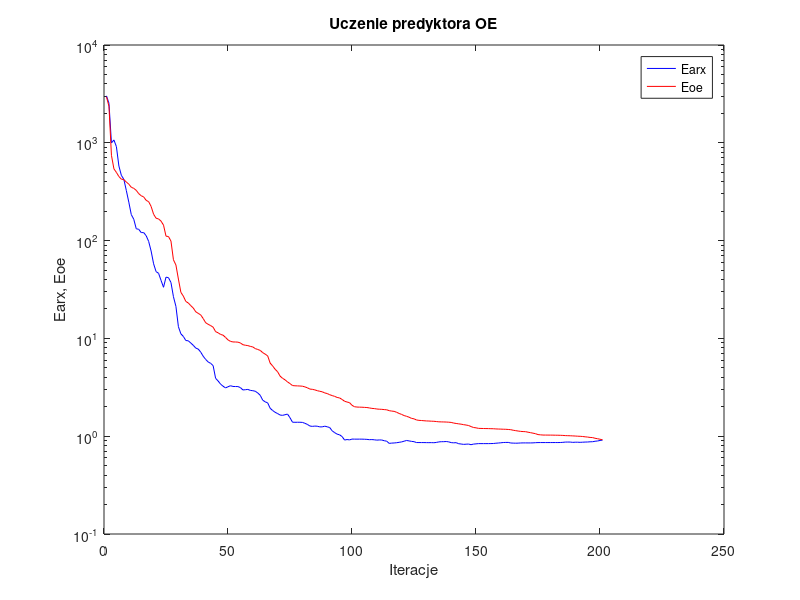
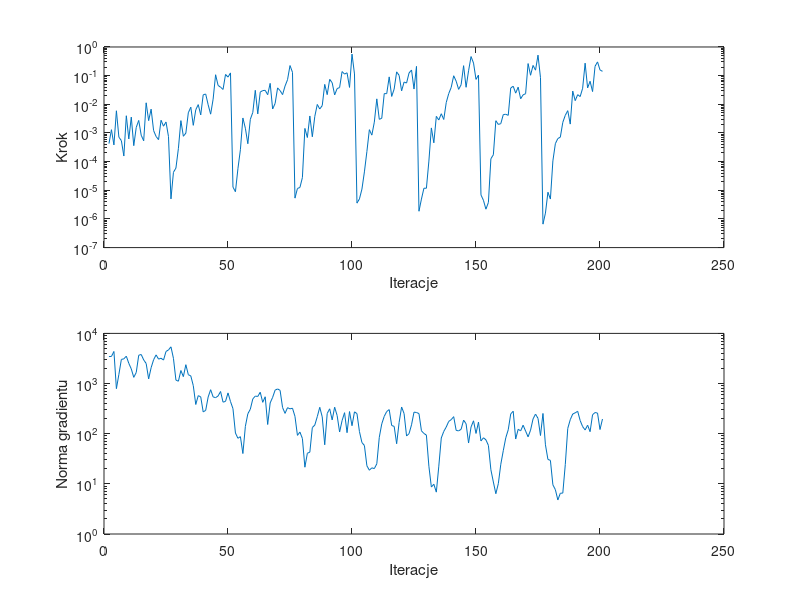

MATLAB code to generate these figures, in order:
%uczenie predyktora oe
clear all;
n=0; farx(n+1)=3.021324e+003; foe(n+1)=2.952611e+003; wspucz(n+1)=0.000000e+000; ng(n+1)=0.000000e+000;
%odnowa zmiennej metryki
n=1; farx(n+1)=2.535201e+003; foe(n+1)=2.358629e+003; krok(n+1)=4.251583e-004; ng(n+1)=3.452924e+003;
n=2; farx(n+1)=9.963100e+002; foe(n+1)=7.450516e+002; krok(n+1)=1.300439e-003; ng(n+1)=3.469994e+003;
n=3; farx(n+1)=1.069130e+003; foe(n+1)=5.412959e+002; krok(n+1)=3.824295e-004; ng(n+1)=4.361531e+003;
n=4; farx(n+1)=9.138261e+002; foe(n+1)=4.980708e+002; krok(n+1)=5.945944e-003; ng(n+1)=7.905291e+002;
n=5; farx(n+1)=5.793902e+002; foe(n+1)=4.520589e+002; krok(n+1)=7.138862e-004; ng(n+1)=1.523512e+003;
n=6; farx(n+1)=4.648405e+002; foe(n+1)=4.247069e+002; krok(n+1)=5.405945e-004; ng(n+1)=3.026791e+003;
n=7; farx(n+1)=4.229005e+002; foe(n+1)=4.198764e+002; krok(n+1)=1.569452e-004; ng(n+1)=3.109381e+003;
n=8; farx(n+1)=3.254658e+002; foe(n+1)=3.973215e+002; krok(n+1)=3.985480e-003; ng(n+1)=3.510502e+003;
n=9; farx(n+1)=2.474170e+002; foe(n+1)=3.776979e+002; krok(n+1)=6.169914e-004; ng(n+1)=2.527754e+003;
n=10; farx(n+1)=1.844501e+002; foe(n+1)=3.510368e+002; krok(n+1)=3.572501e-003; ng(n+1)=1.956508e+003;
n=11; farx(n+1)=1.653618e+002; foe(n+1)=3.421461e+002; krok(n+1)=3.604935e-004; ng(n+1)=1.329104e+003;
n=12; farx(n+1)=1.322281e+002; foe(n+1)=3.266900e+002; krok(n+1)=1.563831e-003; ng(n+1)=1.662946e+003;
n=13; farx(n+1)=1.304366e+002; foe(n+1)=3.020341e+002; krok(n+1)=2.739044e-003; ng(n+1)=3.666814e+003;
n=14; farx(n+1)=1.208365e+002; foe(n+1)=2.875732e+002; krok(n+1)=8.351411e-004; ng(n+1)=3.796083e+003;
n=15; farx(n+1)=1.207270e+002; foe(n+1)=2.796316e+002; krok(n+1)=5.327296e-004; ng(n+1)=2.962117e+003;
n=16; farx(n+1)=1.122342e+002; foe(n+1)=2.579477e+002; krok(n+1)=1.127471e-002; ng(n+1)=2.510118e+003;
n=17; farx(n+1)=9.821214e+001; foe(n+1)=2.502280e+002; krok(n+1)=2.690870e-003; ng(n+1)=1.237310e+003;
n=18; farx(n+1)=7.816340e+001; foe(n+1)=2.234815e+002; krok(n+1)=6.773640e-003; ng(n+1)=2.070293e+003;
n=19; farx(n+1)=5.792315e+001; foe(n+1)=1.859453e+002; krok(n+1)=1.211464e-003; ng(n+1)=2.983128e+003;
n=20; farx(n+1)=4.815668e+001; foe(n+1)=1.693433e+002; krok(n+1)=7.543972e-004; ng(n+1)=3.725185e+003;
n=21; farx(n+1)=4.631664e+001; foe(n+1)=1.665916e+002; krok(n+1)=5.847957e-004; ng(n+1)=3.070408e+003;
n=22; farx(n+1)=3.920107e+001; foe(n+1)=1.581642e+002; krok(n+1)=2.774090e-003; ng(n+1)=3.198368e+003;
n=23; farx(n+1)=3.332979e+001; foe(n+1)=1.439434e+002; krok(n+1)=1.721118e-003; ng(n+1)=2.938002e+003;
n=24; farx(n+1)=4.229030e+001; foe(n+1)=1.110127e+002; krok(n+1)=2.415320e-003; ng(n+1)=4.362205e+003;
n=25; farx(n+1)=4.180514e+001; foe(n+1)=1.100268e+002; krok(n+1)=7.496833e-004; ng(n+1)=4.674768e+003;
%odnowa zmiennej metryki
n=26; farx(n+1)=3.725872e+001; foe(n+1)=9.887283e+001; krok(n+1)=5.005977e-006; ng(n+1)=5.394688e+003;
n=27; farx(n+1)=2.668187e+001; foe(n+1)=6.364839e+001; krok(n+1)=4.244958e-005; ng(n+1)=3.180555e+003;
n=28; farx(n+1)=2.124716e+001; foe(n+1)=5.627614e+001; krok(n+1)=5.958978e-005; ng(n+1)=1.171992e+003;
n=29; farx(n+1)=1.317687e+001; foe(n+1)=4.043691e+001; krok(n+1)=2.887783e-004; ng(n+1)=1.113070e+003;
n=30; farx(n+1)=1.113090e+001; foe(n+1)=2.956864e+001; krok(n+1)=2.695374e-003; ng(n+1)=1.819289e+003;
n=31; farx(n+1)=1.047211e+001; foe(n+1)=2.702548e+001; krok(n+1)=7.663457e-004; ng(n+1)=1.373897e+003;
n=32; farx(n+1)=9.512859e+000; foe(n+1)=2.385939e+001; krok(n+1)=9.854180e-004; ng(n+1)=2.375874e+003;
n=33; farx(n+1)=9.451993e+000; foe(n+1)=2.301466e+001; krok(n+1)=5.062842e-003; ng(n+1)=1.502046e+003;
n=34; farx(n+1)=8.964130e+000; foe(n+1)=2.161770e+001; krok(n+1)=7.932207e-003; ng(n+1)=1.418172e+003;
n=35; farx(n+1)=8.499578e+000; foe(n+1)=2.044503e+001; krok(n+1)=1.846469e-003; ng(n+1)=9.083967e+002;
n=36; farx(n+1)=7.963310e+000; foe(n+1)=1.870278e+001; krok(n+1)=6.450159e-003; ng(n+1)=3.823027e+002;
n=37; farx(n+1)=7.777572e+000; foe(n+1)=1.803447e+001; krok(n+1)=9.748751e-003; ng(n+1)=5.737993e+002;
n=38; farx(n+1)=7.238154e+000; foe(n+1)=1.737445e+001; krok(n+1)=4.267031e-003; ng(n+1)=5.426652e+002;
n=39; farx(n+1)=6.571520e+000; foe(n+1)=1.595017e+001; krok(n+1)=2.142882e-002; ng(n+1)=2.719079e+002;
n=40; farx(n+1)=6.095341e+000; foe(n+1)=1.445461e+001; krok(n+1)=2.284436e-002; ng(n+1)=2.918987e+002;
n=41; farx(n+1)=5.744950e+000; foe(n+1)=1.393434e+001; krok(n+1)=9.618292e-003; ng(n+1)=5.395218e+002;
n=42; farx(n+1)=5.559048e+000; foe(n+1)=1.352110e+001; krok(n+1)=4.525276e-003; ng(n+1)=7.538201e+002;
n=43; farx(n+1)=5.270684e+000; foe(n+1)=1.302815e+001; krok(n+1)=1.514225e-002; ng(n+1)=5.420306e+002;
n=44; farx(n+1)=3.907190e+000; foe(n+1)=1.172261e+001; krok(n+1)=1.075010e-001; ng(n+1)=5.230326e+002;
n=45; farx(n+1)=3.673572e+000; foe(n+1)=1.141435e+001; krok(n+1)=4.568872e-002; ng(n+1)=5.650506e+002;
n=46; farx(n+1)=3.408148e+000; foe(n+1)=1.098131e+001; krok(n+1)=3.948745e-002; ng(n+1)=6.941819e+002;
n=47; farx(n+1)=3.245944e+000; foe(n+1)=1.079230e+001; krok(n+1)=3.301014e-002; ng(n+1)=4.255635e+002;
n=48; farx(n+1)=3.117897e+000; foe(n+1)=1.024004e+001; krok(n+1)=1.101515e-001; ng(n+1)=4.408190e+002;
n=49; farx(n+1)=3.203318e+000; foe(n+1)=9.657108e+000; krok(n+1)=8.892157e-002; ng(n+1)=6.505266e+002;
n=50; farx(n+1)=3.282053e+000; foe(n+1)=9.326329e+000; krok(n+1)=1.244935e-001; ng(n+1)=4.386926e+002;
%odnowa zmiennej metryki
n=51; farx(n+1)=3.225877e+000; foe(n+1)=9.198725e+000; krok(n+1)=1.290553e-005; ng(n+1)=3.157855e+002;
n=52; farx(n+1)=3.220740e+000; foe(n+1)=9.190038e+000; krok(n+1)=8.913402e-006; ng(n+1)=1.031928e+002;
n=53; farx(n+1)=3.217033e+000; foe(n+1)=9.153970e+000; krok(n+1)=5.665485e-005; ng(n+1)=8.097368e+001;
n=54; farx(n+1)=3.141445e+000; foe(n+1)=8.985786e+000; krok(n+1)=2.612599e-004; ng(n+1)=8.725587e+001;
n=55; farx(n+1)=2.971684e+000; foe(n+1)=8.621778e+000; krok(n+1)=3.334617e-003; ng(n+1)=4.021232e+001;
n=56; farx(n+1)=2.987892e+000; foe(n+1)=8.512032e+000; krok(n+1)=1.462193e-003; ng(n+1)=1.399412e+002;
n=57; farx(n+1)=3.009884e+000; foe(n+1)=8.440472e+000; krok(n+1)=4.205124e-004; ng(n+1)=2.496720e+002;
n=58; farx(n+1)=2.941620e+000; foe(n+1)=8.286809e+000; krok(n+1)=2.990450e-003; ng(n+1)=3.082439e+002;
n=59; farx(n+1)=2.919496e+000; foe(n+1)=8.181413e+000; krok(n+1)=5.214412e-003; ng(n+1)=4.928643e+002;
n=60; farx(n+1)=2.881470e+000; foe(n+1)=7.867782e+000; krok(n+1)=3.081734e-002; ng(n+1)=5.622011e+002;
n=61; farx(n+1)=2.765857e+000; foe(n+1)=7.704509e+000; krok(n+1)=4.625835e-003; ng(n+1)=5.523849e+002;
n=62; farx(n+1)=2.619620e+000; foe(n+1)=7.535965e+000; krok(n+1)=2.667694e-002; ng(n+1)=6.710928e+002;
n=63; farx(n+1)=2.335660e+000; foe(n+1)=7.150828e+000; krok(n+1)=3.012318e-002; ng(n+1)=4.222098e+002;
n=64; farx(n+1)=2.245876e+000; foe(n+1)=6.903921e+000; krok(n+1)=3.072094e-002; ng(n+1)=5.449787e+002;
n=65; farx(n+1)=2.191733e+000; foe(n+1)=6.624293e+000; krok(n+1)=2.160874e-002; ng(n+1)=1.525645e+002;
n=66; farx(n+1)=1.930029e+000; foe(n+1)=5.588066e+000; krok(n+1)=5.381807e-002; ng(n+1)=4.106924e+002;
n=67; farx(n+1)=1.831624e+000; foe(n+1)=5.229645e+000; krok(n+1)=6.853004e-003; ng(n+1)=5.312709e+002;
n=68; farx(n+1)=1.755272e+000; foe(n+1)=4.835330e+000; krok(n+1)=1.073668e-002; ng(n+1)=7.398009e+002;
n=69; farx(n+1)=1.704216e+000; foe(n+1)=4.560460e+000; krok(n+1)=3.737824e-002; ng(n+1)=7.797645e+002;
n=70; farx(n+1)=1.646327e+000; foe(n+1)=4.116470e+000; krok(n+1)=3.006802e-002; ng(n+1)=7.328278e+002;
n=71; farx(n+1)=1.633956e+000; foe(n+1)=3.908427e+000; krok(n+1)=2.178313e-002; ng(n+1)=3.327958e+002;
n=72; farx(n+1)=1.658369e+000; foe(n+1)=3.771546e+000; krok(n+1)=4.331299e-002; ng(n+1)=2.541935e+002;
n=73; farx(n+1)=1.682981e+000; foe(n+1)=3.587400e+000; krok(n+1)=7.197563e-002; ng(n+1)=3.303641e+002;
n=74; farx(n+1)=1.545085e+000; foe(n+1)=3.452555e+000; krok(n+1)=2.250273e-001; ng(n+1)=3.127733e+002;
n=75; farx(n+1)=1.390317e+000; foe(n+1)=3.295565e+000; krok(n+1)=1.307960e-001; ng(n+1)=3.221474e+002;
%odnowa zmiennej metryki
n=76; farx(n+1)=1.387752e+000; foe(n+1)=3.276257e+000; krok(n+1)=5.320105e-006; ng(n+1)=2.216723e+002;
n=77; farx(n+1)=1.388830e+000; foe(n+1)=3.269674e+000; krok(n+1)=1.155324e-005; ng(n+1)=9.261682e+001;
n=78; farx(n+1)=1.388630e+000; foe(n+1)=3.259567e+000; krok(n+1)=1.253880e-005; ng(n+1)=1.076339e+002;
n=79; farx(n+1)=1.384194e+000; foe(n+1)=3.246171e+000; krok(n+1)=2.780862e-005; ng(n+1)=8.021484e+001;
n=80; farx(n+1)=1.354829e+000; foe(n+1)=3.193324e+000; krok(n+1)=1.442683e-003; ng(n+1)=2.147075e+001;
n=81; farx(n+1)=1.320686e+000; foe(n+1)=3.127683e+000; krok(n+1)=6.935224e-004; ng(n+1)=4.079035e+001;
n=82; farx(n+1)=1.271286e+000; foe(n+1)=3.032974e+000; krok(n+1)=3.917519e-003; ng(n+1)=4.286452e+001;
n=83; farx(n+1)=1.260489e+000; foe(n+1)=3.015857e+000; krok(n+1)=7.368272e-004; ng(n+1)=1.326062e+002;
n=84; farx(n+1)=1.269031e+000; foe(n+1)=2.976120e+000; krok(n+1)=3.792794e-003; ng(n+1)=1.489139e+002;
n=85; farx(n+1)=1.265019e+000; foe(n+1)=2.920744e+000; krok(n+1)=9.879138e-003; ng(n+1)=2.188004e+002;
n=86; farx(n+1)=1.245336e+000; foe(n+1)=2.879798e+000; krok(n+1)=6.854056e-003; ng(n+1)=3.360272e+002;
n=87; farx(n+1)=1.246277e+000; foe(n+1)=2.845227e+000; krok(n+1)=9.030079e-003; ng(n+1)=2.158536e+002;
n=88; farx(n+1)=1.266103e+000; foe(n+1)=2.770848e+000; krok(n+1)=4.953895e-002; ng(n+1)=6.013805e+001;
n=89; farx(n+1)=1.248647e+000; foe(n+1)=2.730181e+000; krok(n+1)=2.173419e-002; ng(n+1)=2.531401e+002;
n=90; farx(n+1)=1.226198e+000; foe(n+1)=2.656765e+000; krok(n+1)=7.414397e-002; ng(n+1)=3.133524e+002;
n=91; farx(n+1)=1.135762e+000; foe(n+1)=2.601982e+000; krok(n+1)=5.671128e-002; ng(n+1)=1.881415e+002;
n=92; farx(n+1)=1.087531e+000; foe(n+1)=2.555305e+000; krok(n+1)=2.128042e-002; ng(n+1)=3.373113e+002;
n=93; farx(n+1)=1.049953e+000; foe(n+1)=2.491200e+000; krok(n+1)=3.535818e-002; ng(n+1)=2.309177e+002;
n=94; farx(n+1)=1.032897e+000; foe(n+1)=2.461001e+000; krok(n+1)=3.840290e-002; ng(n+1)=1.080948e+002;
n=95; farx(n+1)=9.919194e-001; foe(n+1)=2.376283e+000; krok(n+1)=1.387540e-001; ng(n+1)=1.825892e+002;
n=96; farx(n+1)=9.136445e-001; foe(n+1)=2.276498e+000; krok(n+1)=1.134226e-001; ng(n+1)=2.625017e+002;
n=97; farx(n+1)=9.245760e-001; foe(n+1)=2.236329e+000; krok(n+1)=1.257595e-001; ng(n+1)=1.047427e+002;
n=98; farx(n+1)=9.171318e-001; foe(n+1)=2.203100e+000; krok(n+1)=3.881594e-002; ng(n+1)=2.763605e+002;
n=99; farx(n+1)=9.348175e-001; foe(n+1)=2.070974e+000; krok(n+1)=5.642809e-001; ng(n+1)=1.442460e+002;
n=100; farx(n+1)=9.332274e-001; foe(n+1)=2.001869e+000; krok(n+1)=1.146023e-001; ng(n+1)=2.726560e+002;
%odnowa zmiennej metryki
n=101; farx(n+1)=9.329471e-001; foe(n+1)=1.986107e+000; krok(n+1)=3.561028e-006; ng(n+1)=2.514210e+002;
n=102; farx(n+1)=9.333354e-001; foe(n+1)=1.981942e+000; krok(n+1)=5.005977e-006; ng(n+1)=1.102796e+002;
n=103; farx(n+1)=9.332627e-001; foe(n+1)=1.978588e+000; krok(n+1)=1.095376e-005; ng(n+1)=6.665559e+001;
n=104; farx(n+1)=9.311914e-001; foe(n+1)=1.970793e+000; krok(n+1)=4.381503e-005; ng(n+1)=5.825265e+001;
n=105; farx(n+1)=9.283298e-001; foe(n+1)=1.964374e+000; krok(n+1)=2.239059e-004; ng(n+1)=2.294739e+001;
n=106; farx(n+1)=9.215474e-001; foe(n+1)=1.946013e+000; krok(n+1)=1.303603e-003; ng(n+1)=1.869077e+001;
n=107; farx(n+1)=9.236525e-001; foe(n+1)=1.924698e+000; krok(n+1)=8.410247e-004; ng(n+1)=2.086763e+001;
n=108; farx(n+1)=9.190322e-001; foe(n+1)=1.916057e+000; krok(n+1)=2.383756e-003; ng(n+1)=2.013051e+001;
n=109; farx(n+1)=9.116419e-001; foe(n+1)=1.897173e+000; krok(n+1)=1.547432e-002; ng(n+1)=2.511500e+001;
n=110; farx(n+1)=9.158362e-001; foe(n+1)=1.887862e+000; krok(n+1)=2.990450e-003; ng(n+1)=8.465522e+001;
n=111; farx(n+1)=9.143973e-001; foe(n+1)=1.882642e+000; krok(n+1)=3.255599e-003; ng(n+1)=1.572536e+002;
n=112; farx(n+1)=8.988395e-001; foe(n+1)=1.870840e+000; krok(n+1)=2.366211e-002; ng(n+1)=2.218795e+002;
n=113; farx(n+1)=8.891699e-001; foe(n+1)=1.862173e+000; krok(n+1)=2.351648e-002; ng(n+1)=2.772170e+002;
n=114; farx(n+1)=8.442321e-001; foe(n+1)=1.824383e+000; krok(n+1)=9.047997e-002; ng(n+1)=3.019245e+002;
n=115; farx(n+1)=8.503381e-001; foe(n+1)=1.806968e+000; krok(n+1)=1.881905e-002; ng(n+1)=1.456435e+002;
n=116; farx(n+1)=8.526317e-001; foe(n+1)=1.794831e+000; krok(n+1)=3.406610e-002; ng(n+1)=1.399912e+002;
n=117; farx(n+1)=8.580762e-001; foe(n+1)=1.755423e+000; krok(n+1)=1.355729e-001; ng(n+1)=6.307238e+001;
n=118; farx(n+1)=8.657368e-001; foe(n+1)=1.708818e+000; krok(n+1)=1.019433e-001; ng(n+1)=1.676184e+002;
n=119; farx(n+1)=8.743992e-001; foe(n+1)=1.670299e+000; krok(n+1)=2.946581e-002; ng(n+1)=3.407763e+002;
n=120; farx(n+1)=8.889584e-001; foe(n+1)=1.625847e+000; krok(n+1)=5.985461e-002; ng(n+1)=2.517425e+002;
n=121; farx(n+1)=9.041106e-001; foe(n+1)=1.598016e+000; krok(n+1)=5.514490e-002; ng(n+1)=8.994086e+001;
n=122; farx(n+1)=8.953409e-001; foe(n+1)=1.564769e+000; krok(n+1)=1.237945e-001; ng(n+1)=1.002093e+002;
n=123; farx(n+1)=8.854441e-001; foe(n+1)=1.521355e+000; krok(n+1)=1.573255e-001; ng(n+1)=1.503452e+002;
n=124; farx(n+1)=8.792411e-001; foe(n+1)=1.505331e+000; krok(n+1)=3.413297e-002; ng(n+1)=2.689273e+002;
n=125; farx(n+1)=8.613725e-001; foe(n+1)=1.465802e+000; krok(n+1)=2.106628e-001; ng(n+1)=2.648157e+002;
%odnowa zmiennej metryki
n=126; farx(n+1)=8.609876e-001; foe(n+1)=1.451940e+000; krok(n+1)=1.856604e-006; ng(n+1)=2.517979e+002;
n=127; farx(n+1)=8.608096e-001; foe(n+1)=1.447177e+000; krok(n+1)=4.942298e-006; ng(n+1)=1.143492e+002;
n=128; farx(n+1)=8.606476e-001; foe(n+1)=1.439467e+000; krok(n+1)=1.180191e-005; ng(n+1)=1.010171e+002;
n=129; farx(n+1)=8.596971e-001; foe(n+1)=1.432508e+000; krok(n+1)=1.177023e-005; ng(n+1)=9.381261e+001;
n=130; farx(n+1)=8.589842e-001; foe(n+1)=1.429637e+000; krok(n+1)=1.043938e-004; ng(n+1)=2.247686e+001;
n=131; farx(n+1)=8.597368e-001; foe(n+1)=1.423919e+000; krok(n+1)=1.499941e-003; ng(n+1)=8.640641e+000;
n=132; farx(n+1)=8.575880e-001; foe(n+1)=1.421190e+000; krok(n+1)=4.532388e-004; ng(n+1)=9.823289e+000;
n=133; farx(n+1)=8.635896e-001; foe(n+1)=1.412326e+000; krok(n+1)=3.795826e-003; ng(n+1)=6.835307e+000;
n=134; farx(n+1)=8.743659e-001; foe(n+1)=1.403443e+000; krok(n+1)=2.841023e-003; ng(n+1)=2.252865e+001;
n=135; farx(n+1)=8.784715e-001; foe(n+1)=1.400647e+000; krok(n+1)=4.683883e-003; ng(n+1)=8.210587e+001;
n=136; farx(n+1)=8.792120e-001; foe(n+1)=1.398689e+000; krok(n+1)=2.953444e-003; ng(n+1)=1.109698e+002;
n=137; farx(n+1)=8.824702e-001; foe(n+1)=1.395772e+000; krok(n+1)=1.153579e-002; ng(n+1)=1.359912e+002;
n=138; farx(n+1)=8.749938e-001; foe(n+1)=1.390611e+000; krok(n+1)=2.366211e-002; ng(n+1)=1.758698e+002;
n=139; farx(n+1)=8.598043e-001; foe(n+1)=1.383087e+000; krok(n+1)=3.879553e-002; ng(n+1)=1.904737e+002;
n=140; farx(n+1)=8.556446e-001; foe(n+1)=1.362556e+000; krok(n+1)=9.907791e-002; ng(n+1)=2.187671e+002;
n=141; farx(n+1)=8.589409e-001; foe(n+1)=1.349888e+000; krok(n+1)=6.407656e-002; ng(n+1)=1.164190e+002;
n=142; farx(n+1)=8.380634e-001; foe(n+1)=1.337779e+000; krok(n+1)=3.320390e-002; ng(n+1)=1.137727e+002;
n=143; farx(n+1)=8.320701e-001; foe(n+1)=1.327640e+000; krok(n+1)=4.818488e-002; ng(n+1)=1.225396e+002;
n=144; farx(n+1)=8.251343e-001; foe(n+1)=1.312054e+000; krok(n+1)=2.228338e-001; ng(n+1)=1.864282e+002;
n=145; farx(n+1)=8.286167e-001; foe(n+1)=1.301154e+000; krok(n+1)=3.925954e-002; ng(n+1)=1.579157e+002;
n=146; farx(n+1)=8.314196e-001; foe(n+1)=1.286209e+000; krok(n+1)=1.476964e-001; ng(n+1)=6.518572e+001;
n=147; farx(n+1)=8.187030e-001; foe(n+1)=1.254913e+000; krok(n+1)=4.635137e-001; ng(n+1)=1.361333e+002;
n=148; farx(n+1)=8.305900e-001; foe(n+1)=1.227466e+000; krok(n+1)=2.745822e-001; ng(n+1)=1.808021e+002;
n=149; farx(n+1)=8.349273e-001; foe(n+1)=1.218354e+000; krok(n+1)=7.398460e-002; ng(n+1)=1.011628e+002;
n=150; farx(n+1)=8.400858e-001; foe(n+1)=1.202672e+000; krok(n+1)=1.046893e-001; ng(n+1)=1.702516e+002;
%odnowa zmiennej metryki
n=151; farx(n+1)=8.399138e-001; foe(n+1)=1.200636e+000; krok(n+1)=6.891598e-006; ng(n+1)=7.166264e+001;
n=152; farx(n+1)=8.398693e-001; foe(n+1)=1.198469e+000; krok(n+1)=4.467884e-006; ng(n+1)=8.291789e+001;
n=153; farx(n+1)=8.398904e-001; foe(n+1)=1.197248e+000; krok(n+1)=2.189173e-006; ng(n+1)=7.545428e+001;
n=154; farx(n+1)=8.399478e-001; foe(n+1)=1.196146e+000; krok(n+1)=3.766182e-006; ng(n+1)=5.846197e+001;
n=155; farx(n+1)=8.407952e-001; foe(n+1)=1.193380e+000; krok(n+1)=1.261442e-004; ng(n+1)=1.912043e+001;
n=156; farx(n+1)=8.422008e-001; foe(n+1)=1.192152e+000; krok(n+1)=1.733806e-004; ng(n+1)=1.087434e+001;
n=157; farx(n+1)=8.475576e-001; foe(n+1)=1.186842e+000; krok(n+1)=2.677949e-003; ng(n+1)=6.360453e+000;
n=158; farx(n+1)=8.516393e-001; foe(n+1)=1.183906e+000; krok(n+1)=1.983052e-003; ng(n+1)=1.010339e+001;
n=159; farx(n+1)=8.564286e-001; foe(n+1)=1.181765e+000; krok(n+1)=2.118327e-003; ng(n+1)=2.459633e+001;
n=160; farx(n+1)=8.617925e-001; foe(n+1)=1.178522e+000; krok(n+1)=4.372259e-003; ng(n+1)=4.591564e+001;
n=161; farx(n+1)=8.636070e-001; foe(n+1)=1.176851e+000; krok(n+1)=4.494346e-003; ng(n+1)=8.270676e+001;
n=162; farx(n+1)=8.639178e-001; foe(n+1)=1.171811e+000; krok(n+1)=4.118564e-003; ng(n+1)=1.199394e+002;
n=163; farx(n+1)=8.522943e-001; foe(n+1)=1.166085e+000; krok(n+1)=3.706539e-002; ng(n+1)=2.477560e+002;
n=164; farx(n+1)=8.499696e-001; foe(n+1)=1.150515e+000; krok(n+1)=4.277073e-002; ng(n+1)=2.807107e+002;
n=165; farx(n+1)=8.482197e-001; foe(n+1)=1.139842e+000; krok(n+1)=2.452306e-002; ng(n+1)=7.830324e+001;
n=166; farx(n+1)=8.495220e-001; foe(n+1)=1.129383e+000; krok(n+1)=3.968448e-002; ng(n+1)=1.223453e+002;
n=167; farx(n+1)=8.527315e-001; foe(n+1)=1.120065e+000; krok(n+1)=1.563153e-002; ng(n+1)=1.139505e+002;
n=168; farx(n+1)=8.540894e-001; foe(n+1)=1.115448e+000; krok(n+1)=2.142882e-002; ng(n+1)=1.476983e+002;
n=169; farx(n+1)=8.540800e-001; foe(n+1)=1.112412e+000; krok(n+1)=2.340953e-002; ng(n+1)=1.127928e+002;
n=170; farx(n+1)=8.537764e-001; foe(n+1)=1.098624e+000; krok(n+1)=2.640676e-001; ng(n+1)=8.655403e+001;
n=171; farx(n+1)=8.536930e-001; foe(n+1)=1.086700e+000; krok(n+1)=1.032026e-001; ng(n+1)=1.177763e+002;
n=172; farx(n+1)=8.548157e-001; foe(n+1)=1.073788e+000; krok(n+1)=2.272257e-001; ng(n+1)=1.969446e+002;
n=173; farx(n+1)=8.586850e-001; foe(n+1)=1.060970e+000; krok(n+1)=1.553141e-001; ng(n+1)=2.462583e+002;
n=174; farx(n+1)=8.606720e-001; foe(n+1)=1.038825e+000; krok(n+1)=5.191100e-001; ng(n+1)=2.020581e+002;
n=175; farx(n+1)=8.610314e-001; foe(n+1)=1.032796e+000; krok(n+1)=8.509079e-002; ng(n+1)=9.191903e+001;
%odnowa zmiennej metryki
n=176; farx(n+1)=8.609946e-001; foe(n+1)=1.027483e+000; krok(n+1)=6.586440e-007; ng(n+1)=2.533225e+002;
n=177; farx(n+1)=8.609784e-001; foe(n+1)=1.027124e+000; krok(n+1)=1.599945e-006; ng(n+1)=6.002467e+001;
n=178; farx(n+1)=8.609965e-001; foe(n+1)=1.026608e+000; krok(n+1)=8.546025e-006; ng(n+1)=3.072077e+001;
n=179; farx(n+1)=8.610430e-001; foe(n+1)=1.026227e+000; krok(n+1)=4.944182e-006; ng(n+1)=2.938345e+001;
n=180; farx(n+1)=8.612503e-001; foe(n+1)=1.025557e+000; krok(n+1)=1.062896e-004; ng(n+1)=9.562465e+000;
n=181; farx(n+1)=8.614384e-001; foe(n+1)=1.023769e+000; krok(n+1)=4.233525e-004; ng(n+1)=7.669545e+000;
n=182; farx(n+1)=8.612081e-001; foe(n+1)=1.023192e+000; krok(n+1)=6.384605e-004; ng(n+1)=4.773135e+000;
n=183; farx(n+1)=8.621895e-001; foe(n+1)=1.021416e+000; krok(n+1)=7.138862e-004; ng(n+1)=6.491080e+000;
n=184; farx(n+1)=8.651634e-001; foe(n+1)=1.019045e+000; krok(n+1)=2.344633e-003; ng(n+1)=6.548692e+000;
n=185; farx(n+1)=8.707257e-001; foe(n+1)=1.014259e+000; krok(n+1)=4.126056e-003; ng(n+1)=2.420036e+001;
n=186; farx(n+1)=8.713704e-001; foe(n+1)=1.012284e+000; krok(n+1)=5.999763e-003; ng(n+1)=1.274747e+002;
n=187; farx(n+1)=8.709706e-001; foe(n+1)=1.010518e+000; krok(n+1)=2.038825e-003; ng(n+1)=1.899899e+002;
n=188; farx(n+1)=8.648495e-001; foe(n+1)=1.007243e+000; krok(n+1)=2.900728e-002; ng(n+1)=2.468588e+002;
n=189; farx(n+1)=8.682253e-001; foe(n+1)=1.004335e+000; krok(n+1)=1.340015e-002; ng(n+1)=2.607906e+002;
n=190; farx(n+1)=8.681515e-001; foe(n+1)=9.999586e-001; krok(n+1)=2.165649e-002; ng(n+1)=2.796725e+002;
n=191; farx(n+1)=8.655660e-001; foe(n+1)=9.976929e-001; krok(n+1)=1.859561e-002; ng(n+1)=1.830994e+002;
n=192; farx(n+1)=8.683259e-001; foe(n+1)=9.929943e-001; krok(n+1)=3.637216e-002; ng(n+1)=1.383914e+002;
n=193; farx(n+1)=8.711472e-001; foe(n+1)=9.859982e-001; krok(n+1)=2.725288e-001; ng(n+1)=1.186895e+002;
n=194; farx(n+1)=8.724582e-001; foe(n+1)=9.799399e-001; krok(n+1)=3.726804e-002; ng(n+1)=1.476837e+002;
n=195; farx(n+1)=8.767654e-001; foe(n+1)=9.713902e-001; krok(n+1)=6.357754e-002; ng(n+1)=1.097410e+002;
n=196; farx(n+1)=8.782498e-001; foe(n+1)=9.681856e-001; krok(n+1)=2.780135e-002; ng(n+1)=2.390677e+002;
n=197; farx(n+1)=8.879852e-001; foe(n+1)=9.524264e-001; krok(n+1)=2.114117e-001; ng(n+1)=2.642761e+002;
n=198; farx(n+1)=8.934349e-001; foe(n+1)=9.429792e-001; krok(n+1)=3.017106e-001; ng(n+1)=2.575384e+002;
n=199; farx(n+1)=9.047243e-001; foe(n+1)=9.307896e-001; krok(n+1)=1.580662e-001; ng(n+1)=1.210893e+002;
n=200; farx(n+1)=9.120670e-001; foe(n+1)=9.192389e-001; krok(n+1)=1.414327e-001; ng(n+1)=1.962776e+002;

figure; semilogy(farx,'b'); hold on; semilogy(foe,'r'); xlabel('Iteracje'); ylabel('Earx, Eoe'); legend('Earx','Eoe'); title('Uczenie predyktora OE');
figure; subplot(2,1,1); semilogy(krok); xlabel('Iteracje'); ylabel('Krok');
subplot(2,1,2); semilogy(ng); xlabel('Iteracje'); ylabel('Norma gradientu');
Earx=farx(n+1)
Eoe=foe(n+1)
